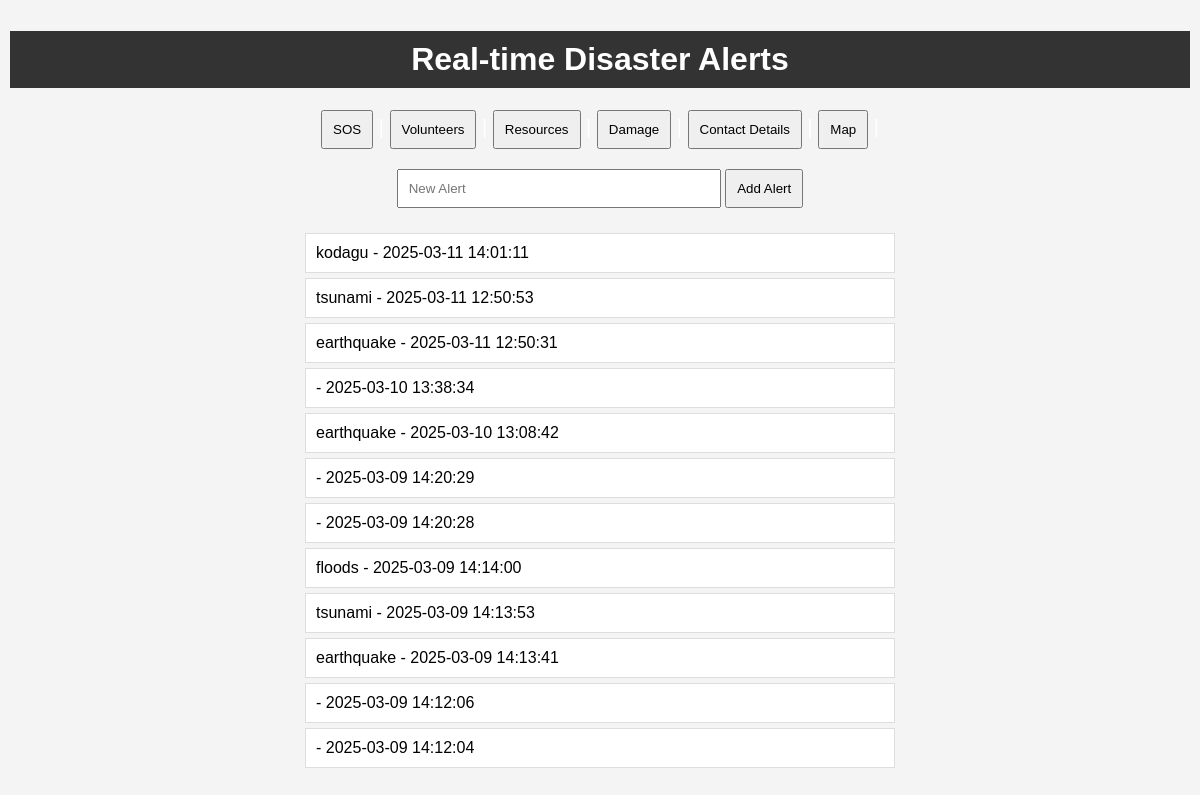
The page / on the database its author committed.
### tables this page shows
CREATE TABLE alerts (
            id INTEGER PRIMARY KEY AUTOINCREMENT,
            alert TEXT,
            timestamp DATETIME DEFAULT CURRENT_TIMESTAMP
        );

### app.py (the view)
@app.route('/')
def home():
    conn = sqlite3.connect('disaster_relief.db')
    cursor = conn.cursor()
    cursor.execute('SELECT * FROM alerts ORDER BY timestamp DESC')
    alerts = cursor.fetchall()
    conn.close()
    return render_template('index.html', alerts=alerts)

### templates/index.html (shortened to what this page needs)
<!DOCTYPE html>
<html>
<head>
    <link rel="stylesheet" type="text/css" href="{{ url_for('static', filename='style.css') }}">
</head>
<body>
    <h1>Real-time Disaster Alerts</h1>
    <p>
        <button onclick="window.location.href='{{ url_for('sos') }}'">SOS</button> |
        <button onclick="window.location.href='{{ url_for('volunteers') }}'">Volunteers</button> |
        <button onclick="window.location.href='{{ url_for('resources') }}'">Resources</button> |
        <button onclick="window.location.href='{{ url_for('damage') }}'">Damage</button> |
        <button onclick="window.location.href='{{ url_for('resources_and_contacts') }}'">Contact Details</button> |
        <button onclick="window.location.href='{{ url_for('map') }}'">Map</button> |
    </p>
    <form action="{{ url_for('add_alert') }}" method="POST">
        <input type="text" name="alert" placeholder="New Alert">
        <button type="submit">Add Alert</button>
    </form>
    <ul>
        {% for alert in alerts %}
            <li>{{ alert[1] }} - {{ alert[2] }}</li>
        {% endfor %}
    </ul>
</body>
</html>

### static/style.css (style rules this page uses)
body { font-family: Arial, sans-serif; margin: 0; padding:10px; background-color: #f4f4f4; background-image: url("https://wallpapercave.com/wp/wp11136332.jpg"); background-size: cover; background-position: center; background-repeat: no-repeat; background-attachment: fixed; }
h1 { background-color: #333; color: #fff; padding: 10px 0; text-align: center; }
p { color:#fff; text-align: center; white-space: nowrap; font-size: 20px; }
form { margin: 20px auto; text-align: center; }
input[type="text"], input[type="number"] { padding: 10px; width: 300px; margin-bottom: 5px; }
button { padding: 10px; }
ul { list-style-type: none; padding: 0; margin: 20px auto; width: 50%; }
li { background-color: #ffffff; margin: 5px 0; padding: 10px; border: 1px solid #ddd; }

### rows shown on the page
alerts: alert "kodagu", timestamp "2025-03-11 14:01:11"
alerts: alert "tsunami", timestamp "2025-03-11 12:50:53"
alerts: alert "earthquake", timestamp "2025-03-11 12:50:31"
alerts: timestamp "2025-03-10 13:38:34"
alerts: alert "earthquake", timestamp "2025-03-10 13:08:42"
alerts: timestamp "2025-03-09 14:20:29"
alerts: timestamp "2025-03-09 14:20:28"
alerts: alert "floods", timestamp "2025-03-09 14:14:00"
alerts: alert "tsunami", timestamp "2025-03-09 14:13:53"
alerts: alert "earthquake", timestamp "2025-03-09 14:13:41"
alerts: timestamp "2025-03-09 14:12:06"
alerts: timestamp "2025-03-09 14:12:04"
